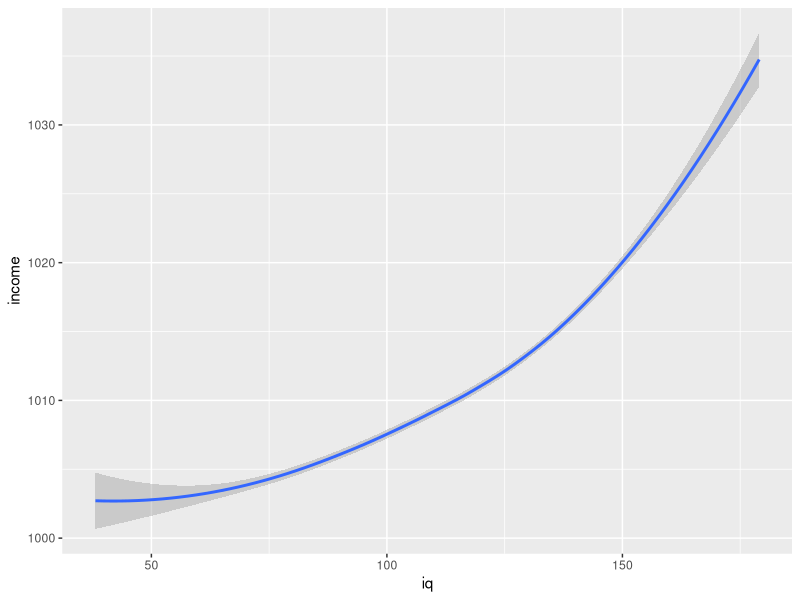
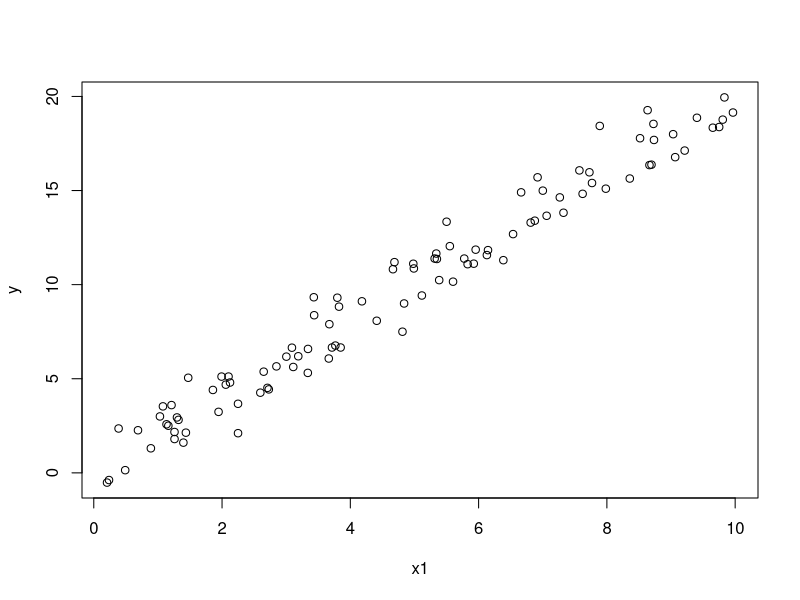

Write the R code that produced these figures, in order.
rm(list=ls())

library("ggplot2")

n<-500

iq<-rnorm(n, mean = 110, sd=25)
income<- 1000 + exp(iq/50) + rnorm(n, sd=2)

Example1<-data.frame(iq=iq, income = income)

ggplot(Example1, aes(x=iq, y=income)) +
  geom_smooth()


#Linear Regression

n<-100 #number of data points
x1<-runif(n, 0, 10)
beta <-2 #true parameter
eps<-rnorm(n, 0, 1)

y<-x1*beta+eps #simulated outcomes

plot(x1,y)

linear_model1<-lm(y~x1)
summary(linear_model1)


#create our data

n<-100 #number of obersvations

x1<-runif(n, 0, 10)
x2<-rnorm(n)
x3<-rchisq(n, df=3)

X<-cbind(x1,x2,x3)

beta<-c(2,0,-1) #true parameters

eps<-rcauchy(n)

y<- X%*% beta + eps #simulated outcomes

linear_model2<-lm(y ~ X)

summary(linear_model2)


##Example 3

Example3<-data.frame(income =y, age = x1, edu=x2, nationality=x3)


linear_model3<-lm(income ~ age + edu + I(edu**2), data=Example3)
summary(linear_model3)
